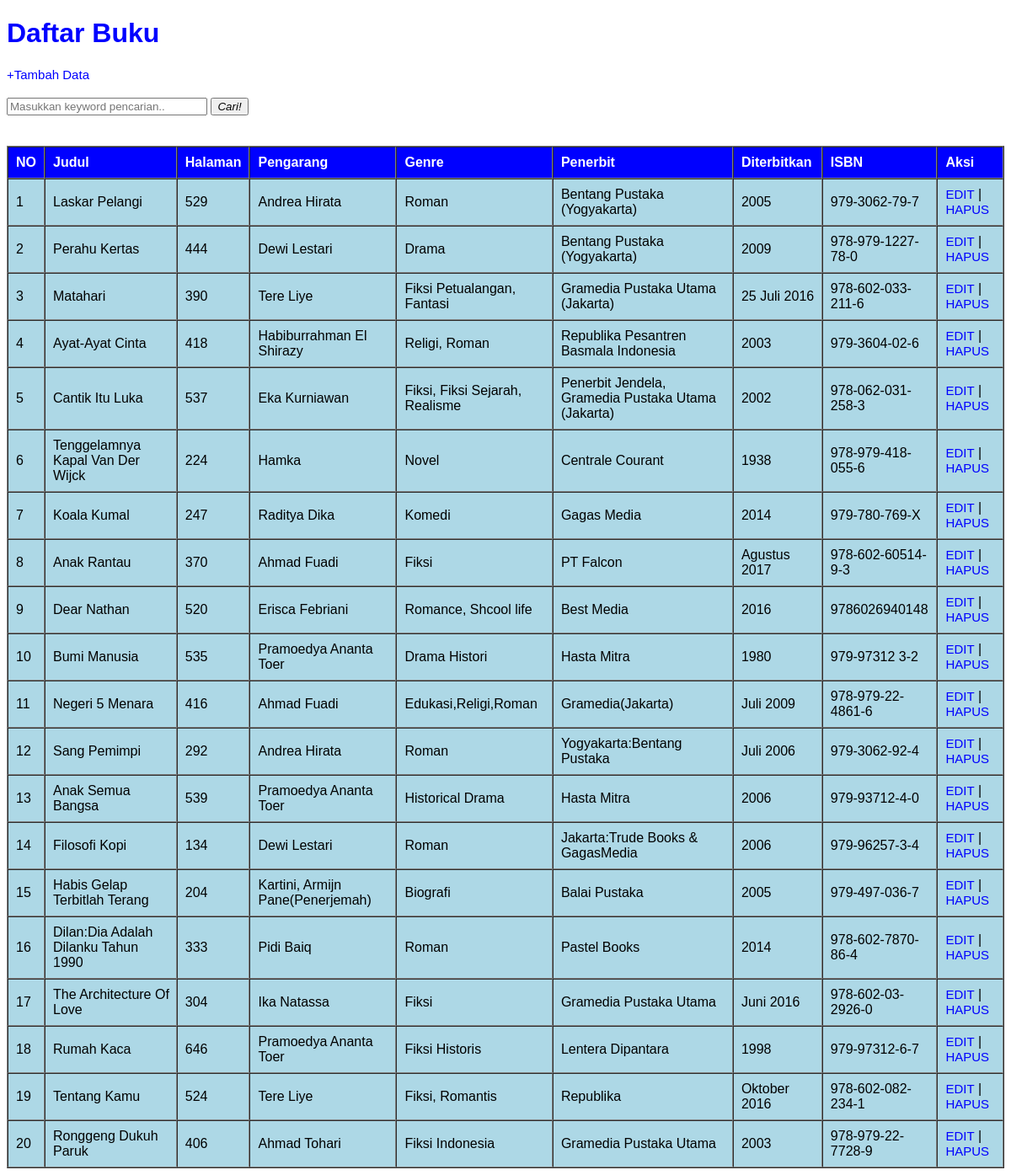
The page / on the database its author committed.
### tables this page shows
CREATE TABLE `table_buku` (
  `id` int(11) NOT NULL,
  `judul` varchar(100) DEFAULT NULL,
  `halaman` int(11) DEFAULT NULL,
  `pengarang` varchar(100) DEFAULT NULL,
  `genre` varchar(100) DEFAULT NULL,
  `penerbit` varchar(100) DEFAULT NULL,
  `diterbitkan` varchar(100) DEFAULT NULL,
  `isbn` varchar(100) DEFAULT NULL
);

### functions.php (called while the page is built, shortened)
<?php
$conn = mysqli_connect("localhost", "root", "", "rplx");
function query($query){
    global $conn;
    $result = mysqli_query($conn, $query);
    $rows = [];
    while( $row = mysqli_fetch_assoc($result)){
        $rows[] = $row;
    }
    return $rows;
}
?>

### index.php (the view, shortened to what this page needs)
<?php
require 'functions.php';
$buku = query("SELECT * FROM table_buku");
?>
<!DOCTYPE html>
<html lang="en">
<head>
    <link rel="stylesheet" type="text/css" href="css/style.css">
</head>
<body>
        <h1>Daftar Buku</h1>
    <a href="tambah.php">+Tambah Data</a>
    <br><br>
    <form method="POST" action="">
        <label>
            <input type="text" name="keyword" style="width: 230px;" placeholder="Masukkan keyword pencarian.." autocomplete="off" autofocus required>
            <button type="submit" name="cari"><i class="search">Cari!</i></button>
        </label>
    </form>
    <br><br>
    <table border="1" cellpadding="9" cellspacing="0">
            <tr>
                <th>NO</th>
                <th>Judul</th>
                <th>Halaman</th>
                <th>Pengarang</th>
                <th>Genre</th>
                <th>Penerbit</th>
                <th>Diterbitkan</th>
                <th>ISBN</th>
                <th>Aksi</th>
            </tr>
        <?php $i = 1; ?>
        <?php foreach ($buku as $row) : ?>
                <tr>
                    <td><?= $i; ?></td>
                    <td><?= $row["judul"]; ?></td>
                    <td><?= $row["halaman"]; ?></td>
                    <td><?= $row["pengarang"]; ?></td>
                    <td><?= $row["genre"]; ?></td>
                    <td><?= $row["penerbit"]; ?></td>
                    <td><?= $row["diterbitkan"]; ?></td>
                    <td><?= $row["isbn"]; ?></td>
                    <td>
                        <a class="cool-link" href="edit.php?id=<?= $row["id"]; ?>">EDIT</a> |
                        <a class="cool-link" href="hapus.php?id=<?= $row["id"]; ?>" onclick="return confirm('Yakin ingin menghapus data ini?');">HAPUS</a>
                    </td>
                </tr>
                <?php $i++; ?>
            <?php endforeach; ?>
    </table>
</body>
</html>

### css/style.css (style rules this page uses)
body { font-family: Arial, verdana, sans-serif; }
h1 { color: blue; }
a { text-decoration: none; color: blue; font-size: 15px; }
tr td a { color: blue; }
th { text-align: left; color: white; background-color: blue; }
td { padding-right: 5px; color: black; background-color: lightblue; }

### rows shown on the page
table_buku: judul "Laskar Pelangi", halaman "529", pengarang "Andrea Hirata", genre "Roman", penerbit "Bentang Pustaka (Yogyakarta)", diterbitkan "2005", isbn "979-3062-79-7"
table_buku: judul "Perahu Kertas", halaman "444", pengarang "Dewi Lestari", genre "Drama", penerbit "Bentang Pustaka (Yogyakarta)", diterbitkan "2009", isbn "978-979-1227-78-0"
table_buku: judul "Matahari", halaman "390", pengarang "Tere Liye", genre "Fiksi Petualangan, Fantasi", penerbit "Gramedia Pustaka Utama (Jakarta)", diterbitkan "25 Juli 2016", isbn "978-602-033-211-6"
table_buku: judul "Ayat-Ayat Cinta", halaman "418", pengarang "Habiburrahman El Shirazy", genre "Religi, Roman", penerbit "Republika Pesantren Basmala Indonesia", diterbitkan "2003", isbn "979-3604-02-6"
table_buku: judul "Cantik Itu Luka", halaman "537", pengarang "Eka Kurniawan", genre "Fiksi, Fiksi Sejarah, Realisme", penerbit "Penerbit Jendela, Gramedia Pustaka Utama (Jakarta)", diterbitkan "2002", isbn "978-062-031-258-3"
table_buku: judul "Tenggelamnya Kapal Van Der Wijck", halaman "224", pengarang "Hamka", genre "Novel", penerbit "Centrale Courant", diterbitkan "1938", isbn "978-979-418-055-6"
table_buku: judul "Koala Kumal", halaman "247", pengarang "Raditya Dika", genre "Komedi", penerbit "Gagas Media", diterbitkan "2014", isbn "979-780-769-X"
table_buku: judul "Anak Rantau", halaman "370", pengarang "Ahmad Fuadi", genre "Fiksi", penerbit "PT Falcon", diterbitkan "Agustus 2017", isbn "978-602-60514-9-3"
table_buku: judul "Dear Nathan", halaman "520", pengarang "Erisca Febriani", genre "Romance, Shcool life", penerbit "Best Media", diterbitkan "2016", isbn "9786026940148"
table_buku: judul "Bumi Manusia", halaman "535", pengarang "Pramoedya Ananta Toer", genre "Drama Histori", penerbit "Hasta Mitra", diterbitkan "1980", isbn "979-97312 3-2"
table_buku: judul "Negeri 5 Menara", halaman "416", pengarang "Ahmad Fuadi", genre "Edukasi,Religi,Roman", penerbit "Gramedia(Jakarta)", diterbitkan "Juli 2009", isbn "978-979-22-4861-6"
table_buku: judul "Sang Pemimpi", halaman "292", pengarang "Andrea Hirata", genre "Roman", penerbit "Yogyakarta:Bentang Pustaka", diterbitkan "Juli 2006", isbn "979-3062-92-4"
table_buku: judul "Anak Semua Bangsa", halaman "539", pengarang "Pramoedya Ananta Toer", genre "Historical Drama", penerbit "Hasta Mitra", diterbitkan "2006", isbn "979-93712-4-0"
table_buku: judul "Filosofi Kopi", halaman "134", pengarang "Dewi Lestari", genre "Roman", penerbit "Jakarta:Trude Books & GagasMedia", diterbitkan "2006", isbn "979-96257-3-4"
table_buku: judul "Habis Gelap Terbitlah Terang", halaman "204", pengarang "Kartini, Armijn Pane(Penerjemah)", genre "Biografi", penerbit "Balai Pustaka", diterbitkan "2005", isbn "979-497-036-7"
table_buku: judul "Dilan:Dia Adalah Dilanku Tahun 1990", halaman "333", pengarang "Pidi Baiq", genre "Roman", penerbit "Pastel Books", diterbitkan "2014", isbn "978-602-7870-86-4"
table_buku: judul "The Architecture Of Love", halaman "304", pengarang "Ika Natassa", genre "Fiksi", penerbit "Gramedia Pustaka Utama", diterbitkan "Juni 2016", isbn "978-602-03-2926-0"
table_buku: judul "Rumah Kaca", halaman "646", pengarang "Pramoedya Ananta Toer", genre "Fiksi Historis", penerbit "Lentera Dipantara", diterbitkan "1998", isbn "979-97312-6-7"
table_buku: judul "Tentang Kamu", halaman "524", pengarang "Tere Liye", genre "Fiksi, Romantis", penerbit "Republika", diterbitkan "Oktober 2016", isbn "978-602-082-234-1"
table_buku: judul "Ronggeng Dukuh Paruk", halaman "406", pengarang "Ahmad Tohari", genre "Fiksi Indonesia", penerbit "Gramedia Pustaka Utama", diterbitkan "2003", isbn "978-979-22-7728-9"
